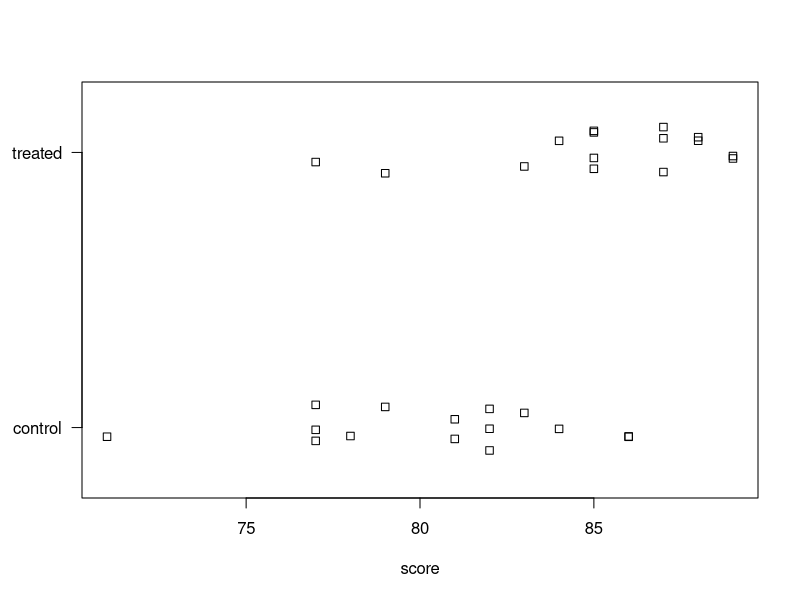
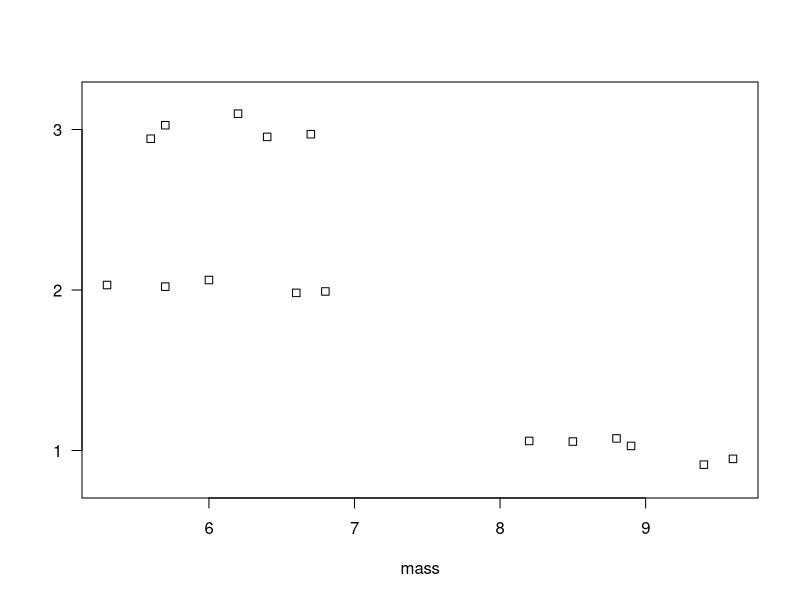

Write R code to recreate these figures, in order.
## ---- chunk 1
knitr::opts_chunk$set(comment = NA, prompt = TRUE, collapse = TRUE)
## ---- chunk 2
# toy data for t-test
set.seed(1)
s1 <- round(rnorm(n = 15, mean = 80, sd = 4))
s2 <- round(rnorm(n = 15, mean = 85, sd = 4))
ch8_d1 <- data.frame(
  score = c(s1, s2),
  group = rep(c("control", "treated"), each = 15)
)
rm(s1,s2)

# data from The Analysis of Biological Data, 3 ed. 
# Ch 15 assignment problem, p. 498
ch8_d2 <- data.frame(mass = c(9.6, 9.4, 8.9, 8.8, 8.5, 8.2,
                              6.8, 6.6, 6.0, 5.7, 5.3,
                              6.7, 6.4, 6.2, 5.7, 5.6),
                     location = rep(c("1", "2", "3"),
                                    times = c(6, 5, 5)))

## ---- chunk 3
str(ch8_d1)
## ---- chunk 4
stripchart(score ~ group, data = ch8_d1, las = 1, method = "jitter")
## ---- chunk 5
aggregate(score ~ group, data = ch8_d1, mean)
## ---- chunk 6
t.test(score ~ group, data = ch8_d1)
## ---- chunk 7
str(ch8_d2)
## ---- chunk 8
stripchart(mass ~ location, data = ch8_d2, las = 1, method = "jitter")
## ---- chunk 9
aggregate(mass ~ location, data = ch8_d2, mean)
## ---- chunk 10
aov1 <- aov(mass ~ location, data = ch8_d2)
summary(aov1)
## ---- chunk 11
TukeyHSD(aov1)
## ---- chunk 12
prop.test(x = c(210, 122), n = c(747, 661))
## ---- chunk 13
fever <- matrix(c(210, 122,
                  747-210, 661-122), ncol = 2)
rownames(fever) <- c("western US", "eastern US")
colnames(fever) <- c("died", "lived")
fever
## ---- chunk 14
prop.test(fever)
## ---- chunk 15
chisq.test(fever)
